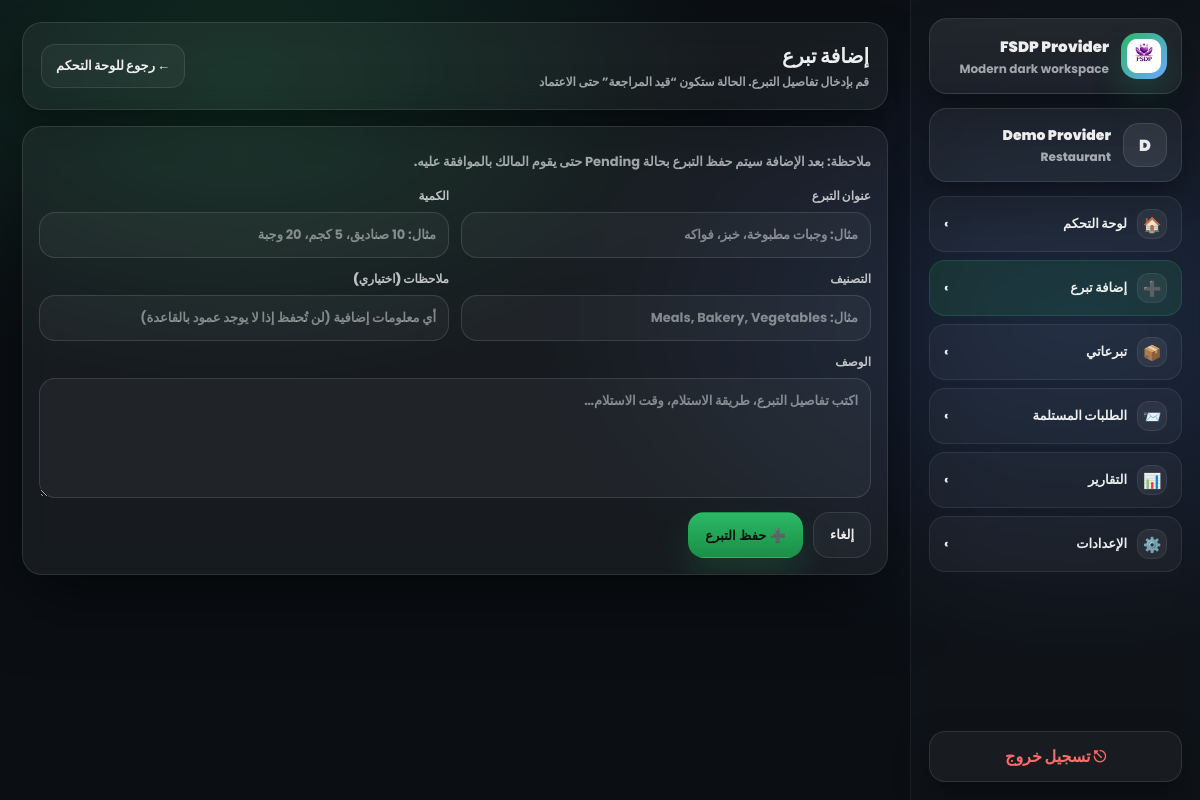
The app's page /provider/donation/add (signed in) with its own data.
### app.py (models this page shows)
class Provider(db.Model):
    id = db.Column(db.Integer, primary_key=True)
    full_name = db.Column(db.String(150), nullable=False)
    phone = db.Column(db.String(50), nullable=False)
    email = db.Column(db.String(150), unique=True, nullable=False)
    password = db.Column(db.String(300), nullable=False)
    address = db.Column(db.String(200), nullable=False)
    category = db.Column(db.String(100), nullable=False)
    verification_status = db.Column(db.String(50), default="Pending")
    created_at = db.Column(db.String(50))
    image = db.Column(db.String(200))
    email_verified = db.Column(db.Boolean, default=True)
    verification_code = db.Column(db.String(10))
    code_expires_at = db.Column(db.String(50))

### app.py (the view, shortened to what this page needs)
@app.route("/provider/donation/add", methods=["GET", "POST"])
@login_required(role="provider")
def provider_add_donation():
    user = Provider.query.get(session.get("user_id"))
    if not user:
        session.clear()
        return redirect(url_for("login", role="provider"))
    msg = None
    return render_template("provider_add_donation.html", user=user, msg=msg)

### app.py (called while the page is built)
def login_required(role=None):
    def decorator(fn):
        @wraps(fn)
        def wrapper(*args, **kwargs):
            if "user_id" not in session:
                return redirect(url_for("login", role=role) if role else url_for("login"))
            if role and session.get("role") != role:
                session.clear()
                return redirect(url_for("login", role=role))
            return fn(*args, **kwargs)
        return wrapper
    return decorator

### templates/provider_add_donation.html (shortened to what this page needs)
<!DOCTYPE html>
<html lang="ar" dir="rtl">
<head>
</head>
<body>
<div class="layout">
  <aside class="sidebar">
    <a class="brand" href="{{ url_for('home') }}">
      <img class="logo-img" src="{{ url_for('static', filename='img/fsdp_logo.png') }}" alt="FSDP Logo">
      <div>
        <h3>FSDP Provider</h3>
        <p>Modern dark workspace</p>
      </div>
    </a>
    <div class="user-card">
      <div class="avatar">
        {% if user.image %}
          <img src="{{ url_for('uploaded_file', filename=user.image) }}" alt="Profile">
        {% else %}
          {{ (user.full_name[:1] if user.full_name else "P") }}
        {% endif %}
      </div>
      <div class="user-meta">
        <p class="name">{{ user.full_name }}</p>
        <p class="role">{{ user.category }}</p>
      </div>
    </div>
    <nav class="nav">
      <a href="{{ url_for('provider_dashboard') }}">
        <span class="left"><span class="ic">🏠</span>لوحة التحكم</span>
        <span>›</span>
      </a>
      <a class="active" href="{{ url_for('provider_add_donation') }}">
        <span class="left"><span class="ic">➕</span>إضافة تبرع</span>
        <span>›</span>
      </a>
      <a href="{{ url_for('provider_my_donations') }}">
        <span class="left"><span class="ic">📦</span>تبرعاتي</span>
        <span>›</span>
      </a>
      <a href="{{ url_for('provider_requests_received') }}">
        <span class="left"><span class="ic">📨</span>الطلبات المستلمة</span>
        <span>›</span>
      </a>
      <a href="{{ url_for('provider_reports') }}">
        <span class="left"><span class="ic">📊</span>التقارير</span>
        <span>›</span>
      </a>
      <a href="{{ url_for('provider_profile_edit') }}">
        <span class="left"><span class="ic">⚙️</span>الإعدادات</span>
        <span>›</span>
      </a>
    </nav>
    <div class="spacer"></div>
    <a class="logout" href="{{ url_for('logout') }}">⎋ تسجيل خروج</a>
  </aside>
  <main class="main">
    <div class="topbar">
      <div class="title">
        <h2>إضافة تبرع</h2>
        <p>قم بإدخال تفاصيل التبرع. الحالة ستكون “قيد المراجعة” حتى الاعتماد</p>
      </div>
      <a class="btn-ghost" href="{{ url_for('provider_dashboard') }}">← رجوع للوحة التحكم</a>
    </div>
    <div class="card">
      <div class="hint">
        <b>ملاحظة:</b> بعد الإضافة سيتم حفظ التبرع بحالة <b>Pending</b> حتى يقوم المالك بالموافقة عليه.
      </div>
      <form method="POST">
        <div class="form-grid">
          <div class="field">
            <label>عنوان التبرع</label>
            <input type="text" name="title" placeholder="مثال: وجبات مطبوخة، خبز، فواكه" required>
          </div>
          <div class="field">
            <label>الكمية</label>
            <input type="text" name="quantity" placeholder="مثال: 10 صناديق، 5 كجم، 20 وجبة">
          </div>
          <div class="field">
            <label>التصنيف</label>
            <input type="text" name="category" placeholder="مثال: Meals, Bakery, Vegetables">
          </div>
          <div class="field">
            <label>ملاحظات (اختياري)</label>
            <input type="text" name="notes" placeholder="أي معلومات إضافية (لن تُحفظ إذا لا يوجد عمود بالقاعدة)">
          </div>
          <div class="field" style="grid-column:1/-1;">
            <label>الوصف</label>
            <textarea name="description" placeholder="اكتب تفاصيل التبرع، طريقة الاستلام، وقت الاستلام…"></textarea>
          </div>
        </div>
        <div class="btn-row">
          <a class="btn" href="{{ url_for('provider_dashboard') }}">إلغاء</a>
          <button class="btn btn-green" type="submit">➕ حفظ التبرع</button>
        </div>
      </form>
    </div>
  </main>
</div>
</body>
</html>

### records on screen
Provider: full_name "D", full_name "Demo Provider", category "Restaurant"
